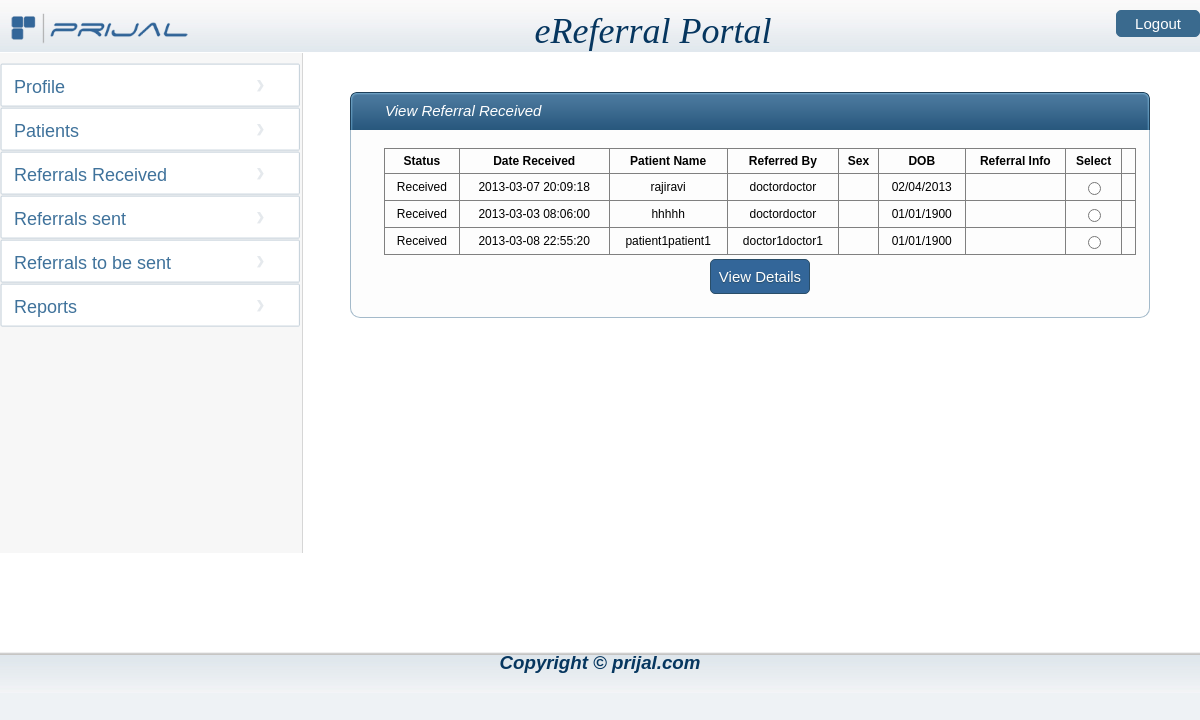
The page /phps/viewreferralreceivedo.php (signed in) on the database its author committed.
### tables this page shows
CREATE TABLE IF NOT EXISTS `dr_patient_refrl` (
  `REFERRAL_ID` int(11) NOT NULL AUTO_INCREMENT,
  `STAFF_ID` int(11) NOT NULL,
  `PATIENT_ID` int(11) NOT NULL,
  `RFRNG_STATUS_CD` smallint(6) DEFAULT NULL,
  `RFRNG_DATE` timestamp NULL DEFAULT CURRENT_TIMESTAMP ON UPDATE CURRENT_TIMESTAMP,
  `TESTS_TO_PERFORM_TXT` varchar(250) DEFAULT NULL,
  `SPCL_INST_TXT` varchar(250) DEFAULT NULL,
  `OTHER_COMMENTS_TXT` varchar(250) DEFAULT NULL,
  `RFRD_STAFF_ID` int(11) NOT NULL,
  `RFRD_STATUS_CD` smallint(6) DEFAULT NULL,
  `RFRD_DATE` date DEFAULT NULL,
  `RFRD_RESULTS_TXT` varchar(250) DEFAULT NULL,
  `RFRD_COMMENTS_TXT` varchar(250) DEFAULT NULL,
  `RFRD_RECMMD_TRMT_TXT` varchar(250) DEFAULT NULL,
  `APPOINTMENT_DATE` date DEFAULT NULL,
  `attachment1` varchar(80) DEFAULT NULL,
  `attachment2` varchar(80) DEFAULT NULL,
  `attachment3` varchar(80) DEFAULT NULL,
  `attachment4` varchar(80) DEFAULT NULL,
  `attachment5` varchar(80) DEFAULT NULL,
  PRIMARY KEY (`REFERRAL_ID`),
  KEY `DR_PATIENT_REFRL_FK1` (`STAFF_ID`,`PATIENT_ID`),
  KEY `DR_PATIENT_REFRL_FK2` (`RFRNG_STATUS_CD`),
  KEY `DR_PATIENT_REFRL_FK3` (`RFRD_STAFF_ID`),
  KEY `DR_PATIENT_REFRL_FK4` (`RFRD_STATUS_CD`)
);

CREATE TABLE IF NOT EXISTS `rf_rfrl_status` (
  `RFRL_STATUS_CD` smallint(6) NOT NULL,
  `DESCRIPTION` varchar(32) NOT NULL,
  PRIMARY KEY (`RFRL_STATUS_CD`),
  UNIQUE KEY `U1_RF_RFRL_STATUS` (`DESCRIPTION`)
);

CREATE TABLE IF NOT EXISTS `patient` (
  `PATIENT_ID` int(11) NOT NULL AUTO_INCREMENT,
  `LAST_NAME` varchar(64) DEFAULT NULL,
  `MIDDLE_NAME` varchar(64) DEFAULT NULL,
  `FIRST_NAME` varchar(64) DEFAULT NULL,
  `MEDICAL_HISTORY_ID` int(11) DEFAULT NULL,
  `ALLERGY_ID` int(11) DEFAULT NULL,
  `EMAIL_ADDRESS` varchar(128) DEFAULT NULL,
  `GENDER_CD` smallint(128) DEFAULT NULL,
  `GENDER_REPLACE` varchar(64) DEFAULT 'M',
  `DATE_OF_BIRTH` varchar(64) DEFAULT '01/01/1900',
  `ACCOUNT_ID` int(11) DEFAULT NULL,
  `ADDR_street1` varchar(128) DEFAULT NULL,
  `ADDR_CITY` varchar(64) DEFAULT NULL,
  `ADDR_STATE` varchar(64) DEFAULT NULL,
  `ZIP_CD` varchar(64) DEFAULT NULL,
  `WORK_PHONE` varchar(64) DEFAULT NULL,
  `CELL_PHONE` varchar(64) DEFAULT NULL,
  `NOTIFICATION_PRE` varchar(16) DEFAULT 'E',
  PRIMARY KEY (`PATIENT_ID`),
  UNIQUE KEY `PATIENT_U1` (`ACCOUNT_ID`),
  KEY `PATIENT_FK1` (`GENDER_CD`)
);

CREATE TABLE IF NOT EXISTS `org_staff` (
  `STAFF_ID` int(11) NOT NULL AUTO_INCREMENT,
  `ORG_ID` int(11) DEFAULT NULL,
  `ORG_NAME` varchar(128) DEFAULT NULL,
  `STAFF_TYPE_CD` smallint(6) DEFAULT NULL,
  `SPCLTY_TYPE_CD` smallint(6) DEFAULT NULL,
  `SPECIALTY` varchar(64) DEFAULT NULL,
  `LAST_NAME` varchar(64) DEFAULT NULL,
  `MIDDLE_NAME` varchar(64) DEFAULT NULL,
  `FIRST_NAME` varchar(64) DEFAULT NULL,
  `GENDER` varchar(16) DEFAULT 'M',
  `EMAIL_ADDRESS` varchar(128) DEFAULT NULL,
  `WORK_PHONE` varchar(64) DEFAULT NULL,
  `CELL_PHONE` varchar(64) DEFAULT NULL,
  `NOTIFICATION_PRE` varchar(16) DEFAULT 'E',
  `ACCOUNT_ID` int(11) NOT NULL,
  PRIMARY KEY (`STAFF_ID`),
  UNIQUE KEY `ORG_STAFF_U1` (`ACCOUNT_ID`),
  KEY `ORG_STAFF_FK1` (`ORG_ID`),
  KEY `ORG_STAFF_FK2` (`STAFF_TYPE_CD`),
  KEY `ORG_STAFF_FK3` (`SPCLTY_TYPE_CD`)
);

### includes/global.inc.php (called while the page is built, shortened)
<?php
require_once '../classes/DB.class.php';
$db = new DB();
?>

### classes/DB.class.php (called while the page is built, shortened)
<?php
class DB{
    public function getReferralsold($doctor_account_id, $status_cd) {
        $sql = "SELECT staff_id from org_staff where account_id='$doctor_account_id'";
        $result = mysql_query($sql);
        $row = mysql_fetch_assoc($result);
        $staff_id = $row['staff_id'];
        if ($status_cd == 3) {
            $result = mysql_query("SELECT dr_patient_refrl.referral_id, dr_patient_refrl.rfrng_date, patient.last_name,patient.first_name,
						patient.GENDER_REPLACE,patient.date_of_birth, rf_rfrl_status.description, org_staff.last_name as ln,org_staff.first_name as fn
						from  dr_patient_refrl left outer join patient on dr_patient_refrl.patient_id=patient.patient_id
						left outer join rf_rfrl_status on  dr_patient_refrl.rfrd_status_cd=rf_rfrl_status.rfrl_status_cd
						left outer join org_staff on dr_patient_refrl.staff_id= org_staff.staff_id
						where dr_patient_refrl.rfrd_staff_id='$staff_id' and dr_patient_refrl.rfrd_status_cd='$status_cd'");
        }
        return $result;
    }
}
?>

### phps/viewreferralreceivedo.php (the view, shortened to what this page needs)
<?php
require_once '../includes/global.inc.php';
if (!isset($_POST['action'])) {
 	include( "header.php");
 ?>
<tr>
<td style="background-color:white;height:600px;width:300px;vertical-align:middle;">
	<?php
 	include( "navigationo.php");
 	$account_id=$_SESSION['staff_account_id'];
	$result=$db->getReferralsold($account_id,'3');
 ?>
</td>
<td style="background-color:white;width:900px;text-align:top;float:left;">
<table style="margin: 40px 50px 40px;width:800px" cellpadding="0px" cellspacing="0px;" >
 <tr><td >
                                    <span class="left-box"></span><span class="cent-box" style="width:758px;">View Referral Received </span><span class="right-box"></span>
                                </td></tr>
<tr><td>
<table class="main" style="width:100%;">
 <tr >
<td><p>
<table class="viewRecords" style="width:100%;border-collapse:collapse" border="1" cellspacing="0" cellpadding="0" 	>
<tr class="bold">
<td>Status</td><td>Date Received</td><td>Patient Name</td><td>Referred By</td><td>Sex</td><td>DOB</td><td>Referral Info</td><td>Select</td></tr>
<?php
 while($row = mysql_fetch_array($result)){
 	echo "<tr>";
 	echo "<td>" . $row['description'] . "</td>";
 	echo "<td>" . $row['rfrng_date'] . "</td>";
 	echo "<td>" . $row['first_name'] .  $row['last_name'] . "</td>";
 	echo "<td>" . $row['fn'] . $row['ln'] . "</td>";
 	echo "<td>" . $row['gender_cd'] . "</td>";
 	echo "<td>" . $row['date_of_birth'] . "</td>";
 	echo "<td>" .  "</td>";
 	echo "<td><input type=\"radio\" name=\"dv_account_id\" value=\"" . $row['referral_id']. "\"><td>";
 	echo "</tr>";
 	}
?>
</table>
</p>
</td>
</tr>
<tr>
<td style="text-align:center" >
<div>
<p> <input type="submit" name="action" value="View Details" style="background-color: #336699;border-radius:5px;height: 35px; width: 100px"/>
</p>
</div>
</td></tr>
</table>
</td></tr></table>
</td>
</tr>
	<?php
 	include( "footer.php");
 ?>
</table>
</form>
</body>
</html>
<?php
}
?>

### resources/styles/referral.css (style rules this page uses)
body { font-size:14px; font-family:Arial,Helvetica,sans-serif; margin: 0px; padding: 0px; background-repeat: repeat-x,repeat-y; background: none repeat scroll 0 0 #EEF2F5; }
.left-box { float:left; background:url(../form-top-left.png) no-repeat; width:7px; height:38px; }
.cent-box { background: url("../form-top-cent.png") repeat-x scroll 0 0 transparent; color: #FFFFFF; float: left; font-family: Arial,Helvetica,sans-serif; font-size: 15px; font-style: italic; height: 38px; line-height: 38px; text-align: left; width: 348px; padding-left:28px; }
.right-box { float:left; background:url(../form-top-right.png); height:38px; width:7px; }
input[type="submit"] { background-color: #6BB38A; background-position: 50% 50%; border: 1px solid #2A4E69; color: white; cursor: pointer; font-family: Arial,Helvetica,sans-serif; font-size: 15px; text-shadow: 0 1px 1px #2A4E69; }
.bold { font-weight:bolder; }
table.main { background-color: #FDFDFD; border-bottom: 1px solid #A4BACA; border-left: 1px solid #A4BACA; border-radius: 0 0 10px 10px; border-right: 1px solid #A4BACA; color: #06365F; margin-left: auto; margin-right: auto; margin-top: -5px; padding: 20px 10px 20px 20px; }
table.main tr td p { margin-left:10px; font-family: Arial,Helvetica,sans-serif; font-size: 14px; }
INPUT, select { color: black; background-color: white; border:1px solid #A4BACA;border-radius:5px; }

### resources/css/common.css (style rules this page uses)
input { padding:4px; }
.viewRecords tr td { text-align:center;font-size:12px;padding:5px; }

### rows shown on the page
dr_patient_refrl: RFRD_STATUS_CD.DESCRIPTION "Received", RFRNG_DATE "2013-03-07 20:09:18", patient.FIRST_NAME "raji", patient.LAST_NAME "ravi", org_staff.FIRST_NAME "doctor", org_staff.LAST_NAME "doctor", patient.DATE_OF_BIRTH "02/04/2013"
dr_patient_refrl: RFRD_STATUS_CD.DESCRIPTION "Received", RFRNG_DATE "2013-03-03 08:06:00", patient.FIRST_NAME "hh", patient.LAST_NAME "hhh", org_staff.FIRST_NAME "doctor", org_staff.LAST_NAME "doctor", patient.DATE_OF_BIRTH "01/01/1900"
dr_patient_refrl: RFRD_STATUS_CD.DESCRIPTION "Received", RFRNG_DATE "2013-03-08 22:55:20", patient.FIRST_NAME "patient1", patient.LAST_NAME "patient1", org_staff.FIRST_NAME "doctor1", org_staff.LAST_NAME "doctor1", patient.DATE_OF_BIRTH "01/01/1900"
